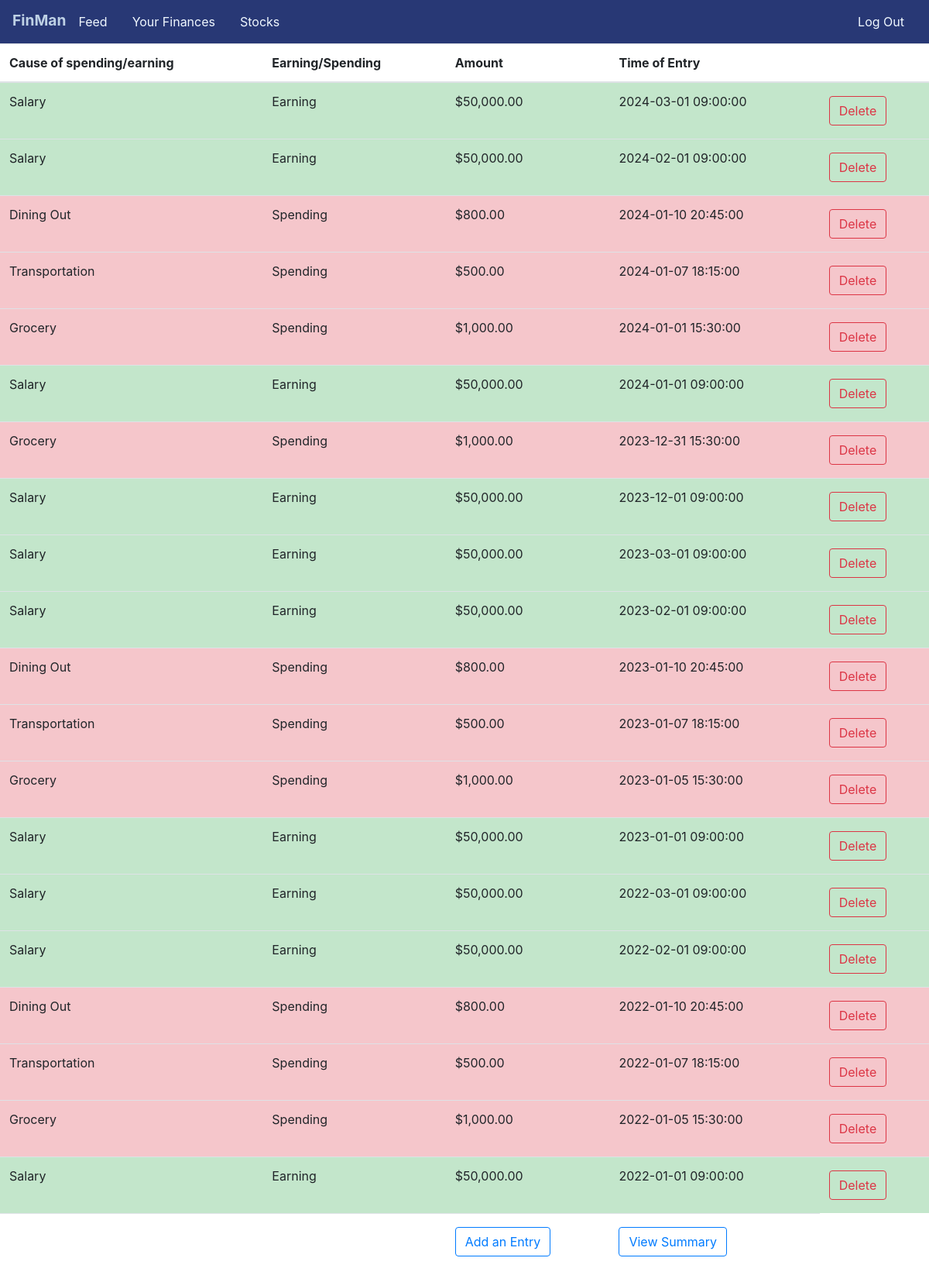
The app's page /finances (signed in), older data.
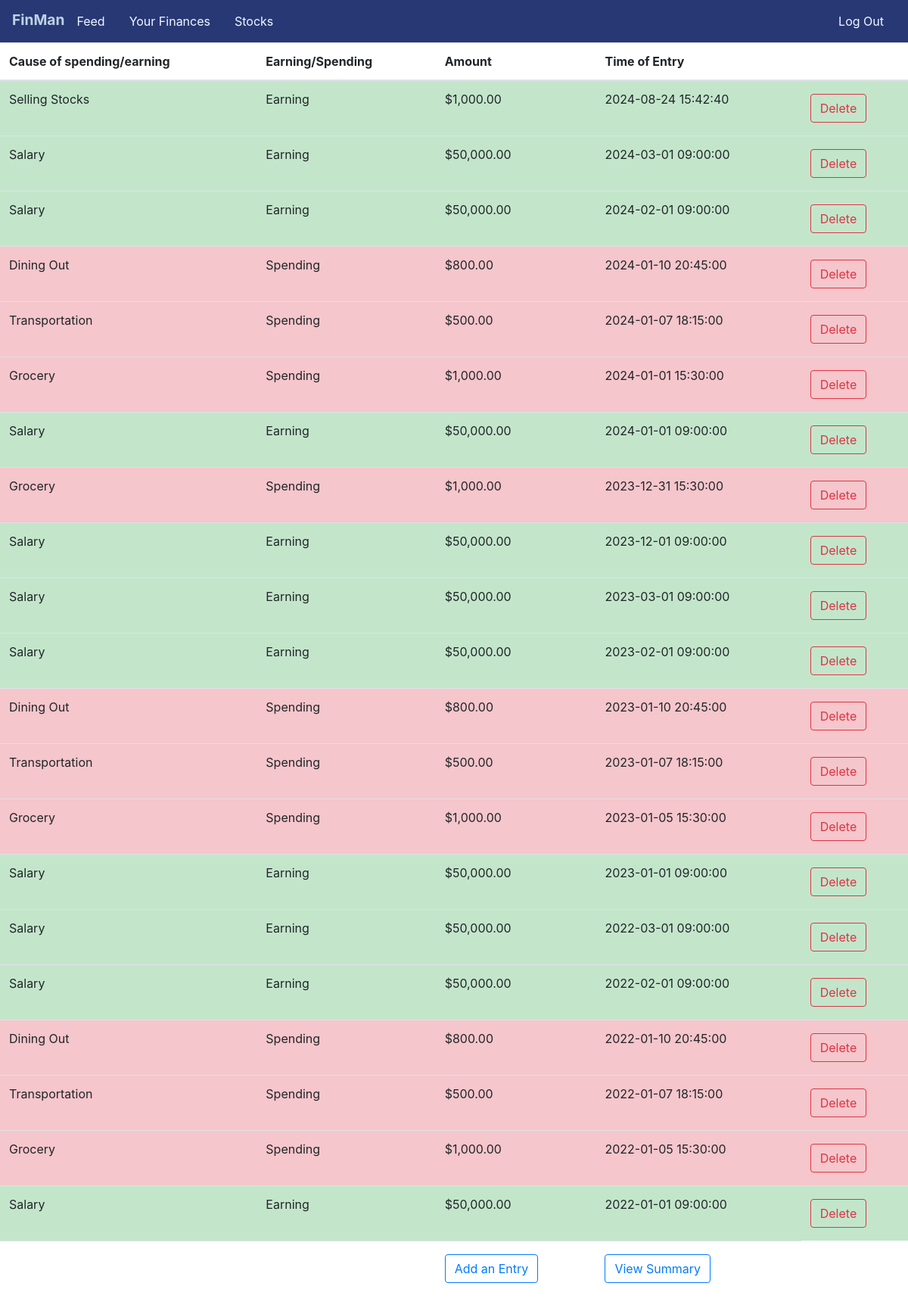
The same page, newer data.
### tables this page shows
CREATE TABLE finance (

    person_id INTEGER NOT NULL,

    transaction_id INTEGER PRIMARY KEY AUTOINCREMENT,

    cause TEXT NOT NULL,

    amount REAL NOT NULL,

    time DATETIME NOT NULL,

    effect TEXT NOT NULL

);

### app.py (the view)
@app.route("/finances")
@login_required
def finances():
    log = db.execute("SELECT * FROM finance WHERE person_id=? ORDER BY time DESC;", session["user_id"])
    for entry in log:
        entry["amount"] = usd(entry["amount"])
    return render_template("finance.html",log=log)

### app.py (called while the page is built)
@app.after_request
def after_request(response):
    response.headers["Cache-Control"] = "no-cache, no-store, must-revalidate"
    response.headers["Expires"] = 0
    response.headers["Pragma"] = "no-cache"
    return response

### helpers.py (called while the page is built)
def login_required(f):
    @wraps(f)
    def decorated_function(*args, **kwargs):
        if session.get("user_id") is None:
            return redirect("/login")
        return f(*args, **kwargs)
    return decorated_function

def usd(value):
    return f"${value:,.2f}"

### templates/finance.html (shortened to what this page needs)
{% extends "layout.html" %}
{% block body %}
    <table class="table table-hover">
        <thead>
            <tr>
                <th scope="col">Cause of spending/earning</th>
                <th scope="col">Earning/Spending</th>
                <th scope="col">Amount</th>
                <th scope="col">Time of Entry</th>
                <th></th>
            </tr>
        </thead>
        <tbody>
            {% for entry in log %}
                {% if entry["effect"] == "Earning" %}
                <tr>
                    <td class="table-success" scope="col">{{entry["cause"]}}</td>
                    <td class="table-success" scope="col">{{entry["effect"]}}</td>
                    <td class="table-success" scope="col">{{entry["amount"]}}</td>
                    <td class="table-success" scope="col">{{entry["time"]}}</td>
                    <td scope="col" class="table-success">
                        <form action="/delete" method="post">
                            <button name="transaction_id" value="{{ entry['transaction_id'] }}" type="submit" class="btn btn-outline-danger">Delete</button>
                        </form>
                    </td>
                </tr>
                {% else %}
                <tr>
                    <td class="table-danger" scope="col">{{entry["cause"]}}</td>
                    <td class="table-danger" scope="col">{{entry["effect"]}}</td>
                    <td class="table-danger" scope="col">{{entry["amount"]}}</td>
                    <td class="table-danger" scope="col">{{entry["time"]}}</td>
                    <td scope="col" class="table-danger">
                        <form action="/delete" method="post">
                            <button name="transaction_id" value="{{ entry['transaction_id'] }}" type="submit" class="btn btn-outline-danger">Delete</button>
                        </form>
                    </td>
                </tr>
                {% endif %}
            {% endfor %}
        </tbody>
        <tfoot>
            <tr>
                <td></td>
                <td></td>
                <td><a href="/add-entry"><button type="button" class="btn btn-outline-primary">Add an Entry</button></a></td>
                <td><a href="/analytics"><button type="button" class="btn btn-outline-primary">View Summary</button></a></td>
            </tr>
        </tfoot>
    </table>
{% endblock %}

Row changes from the older to the newer data that the page shows:
added finance: cause "Selling Stocks", effect "Earning", amount "$1,000.00", time "2024-08-24 15:42:40", {{ entry['transaction_id'] }} 39 (drawn)
